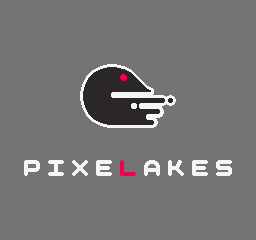

Tiled map render using the project's own tile images. Description and the map definition, with tile-layer contents summarised, below:
An orthogonal 32x30 tile map with 8x8 px tiles, 1 tile layer (NT).

<map version="1.0" tiledversion="1.1.6" orientation="orthogonal" renderorder="right-down" width="32" height="30" tilewidth="8" tileheight="8" infinite="0" nextobjectid="1">
 <tileset firstgid="1" source="pixelakes.tsx" />
 <layer name="NT" width="32" height="30">
  <data>[960 cells, 960 non-empty, 120 distinct tile ids]</data>
 </layer>
</map>